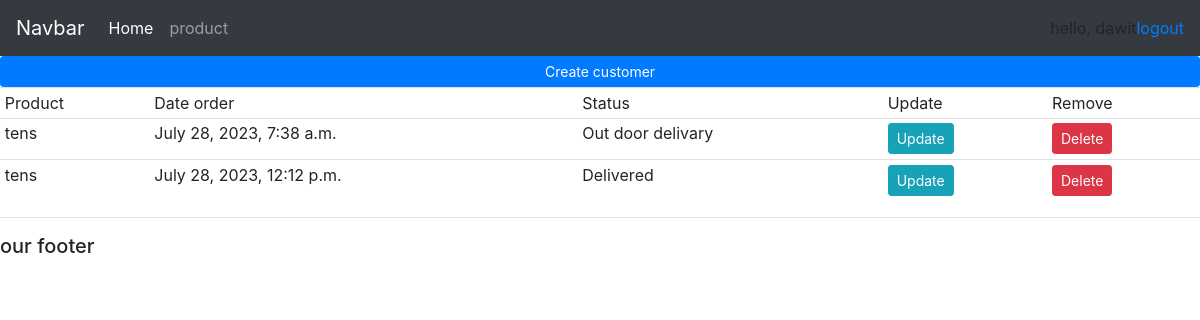
The page /customer/ (signed in) on the database its author committed.
### cmd1/models.py (models this page shows, shortened)
class Order(models.Model):
    STATUS =(
        ('Pending', 'Pending'),
        ('Out door delivary', 'Out door delivary'),
        ('Delivered', 'Delivered')
    )
    coustomer = models.ForeignKey(Customer, null=True, on_delete= models.SET_NULL)
    product = models.ForeignKey(Product, null=True, on_delete= models.SET_NULL)
    date_created = models.DateTimeField(auto_now_add=True, null=True)
    status = models.CharField(max_length=200, null=True, choices=STATUS)

class Product(models.Model):
    CATAGORY=(
        ('Indoor', 'Indoor'),
        ('Outdoor', 'Outdoor')
    )
    name = models.CharField(max_length=200, null=True)
    price = models.FloatField(null=True)
    catagory = models.CharField(max_length=200, null=True, choices=CATAGORY)
    description = models.CharField(max_length=200, null=True, blank=True)
    date_created = models.DateTimeField(auto_now_add=True, null=True)
    tags = models.ManyToManyField(Tag)
    def __str__(self):
        return self.name

### cmd1/views.py (the view)
# urls.py: path('customer/', views.customer, name="customer"),
def customer(request):
    customers = Customer.objects.all()
    orders = Order.objects.all()
    context = {'customers': customers, 'orders': orders}
    return render(request, "customer.html", context)

### cmd1/templates/customer.html
{% extends 'main.html' %}
{% block content %}
<div>
    <a class="btn btn-primary btn-sm btn-block" href="#">Create customer</a>
    <table class="table table-sm">
        <tr>
            <td>Product</td>
            <td>Date order</td>
            <td>Status</td>
            <td>Update</td>
            <td>Remove</td>
        </tr>
        {% for order in orders %}
            <tr>
                <td>{{order.product}}</td>
                <td>{{order.date_created}}</td>
                <td>{{order.status}}</td>
                <td><a class="btn btn-sm btn-info" href="{% url 'update_order' order.id %}">Update</a></td>
                <td><a class="btn btn-sm btn-danger" href="{% url 'delete_order' order.id %}">Delete</a></td>
            </tr>
        {%endfor%}
    </table>
</div>
{% endblock %}

### cmd1/templates/navbar.html (shortened to what this page needs)
<nav class="navbar navbar-expand-lg navbar-dark bg-dark">
    <a class="navbar-brand" href="#">Navbar</a>
    <div class="collapse navbar-collapse" id="navbarNav">
      <ul class="navbar-nav">
        <li class="nav-item active">
          <a class="nav-link" href="{% url 'home' %}">Home</a>
        </li>
        <li class="nav-item">
          <a class="nav-link" href="{% url 'products' %}">product</a>
        </li>
      </ul>
    </div>
      <span>hello, {{request.user}} </span>
      <span><a href="{% url 'logout' %}"> logout </a></span>
  </nav>

### rows shown on the page
Order: product "tens", date_created "July 28, 2023, 7:38 a.m.", status "Out door delivary"
Order: product "tens", date_created "July 28, 2023, 12:12 p.m.", status "Delivered"

### other values the page prints
{{ request.user }} "dawit"
